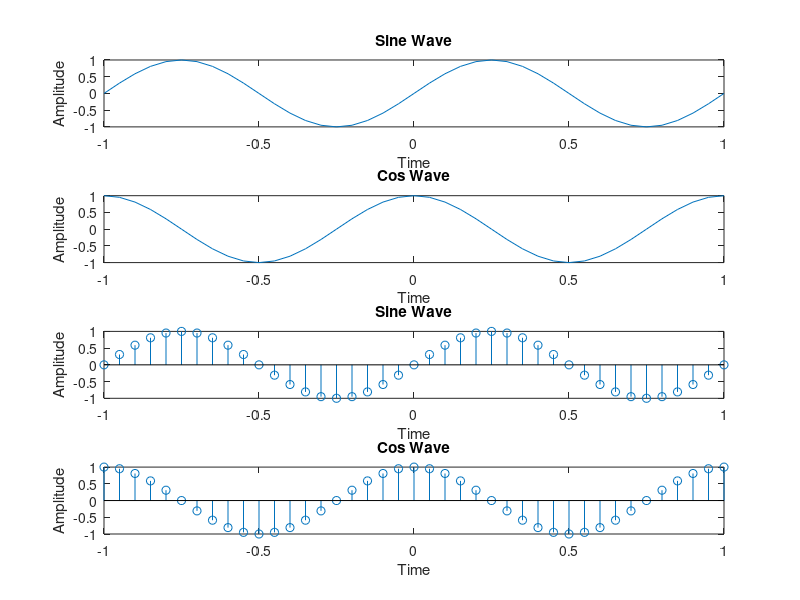

Source code (MATLAB):
clc;
clear all;
close all;

t = -1:0.05:1;
y1 = sin(2 * pi * t);
y2 = cos(2 * pi * t);

subplot(4, 1, 1);
plot(t, y1);
xlabel("Time");
ylabel("Amplitude");
title("Sine Wave");

subplot(4, 1, 2);
plot(t, y2);
xlabel("Time");
ylabel("Amplitude");
title("Cos Wave");

subplot(4, 1, 3);
stem(t, y1);
xlabel("Time");
ylabel("Amplitude");
title("Sine Wave");

subplot(4, 1, 4);
stem(t, y2);
xlabel("Time");
ylabel("Amplitude");
title("Cos Wave");
